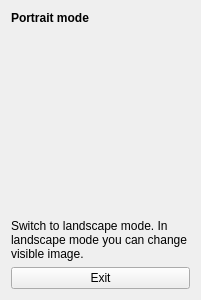
<?xml version="1.0" encoding="UTF-8"?>
<ui version="4.0">
 <class>PortraitUI</class>
 <widget class="QWidget" name="PortraitUI">
  <property name="geometry">
   <rect>
    <x>0</x>
    <y>0</y>
    <width>201</width>
    <height>300</height>
   </rect>
  </property>
  <property name="windowTitle">
   <string>Form</string>
  </property>
  <layout class="QGridLayout" name="gridLayout">
   <item row="0" column="0">
    <widget class="QLabel" name="label">
     <property name="styleSheet">
      <string notr="true">font-weight: bold;</string>
     </property>
     <property name="text">
      <string>Portrait mode</string>
     </property>
     <property name="alignment">
      <set>Qt::AlignLeading|Qt::AlignLeft|Qt::AlignTop</set>
     </property>
    </widget>
   </item>
   <item row="3" column="0">
    <widget class="QPushButton" name="exitButton">
     <property name="text">
      <string>Exit</string>
     </property>
    </widget>
   </item>
   <item row="2" column="0">
    <widget class="QLabel" name="helpLabel">
     <property name="text">
      <string>Switch to landscape mode. In landscape mode you can change visible image.</string>
     </property>
     <property name="wordWrap">
      <bool>true</bool>
     </property>
    </widget>
   </item>
   <item row="1" column="0">
    <widget class="QWidget" name="choiceWidget" native="true">
     <property name="sizePolicy">
      <sizepolicy hsizetype="Preferred" vsizetype="Expanding">
       <horstretch>0</horstretch>
       <verstretch>0</verstretch>
      </sizepolicy>
     </property>
    </widget>
   </item>
  </layout>
 </widget>
 <resources/>
 <connections/>
</ui>
